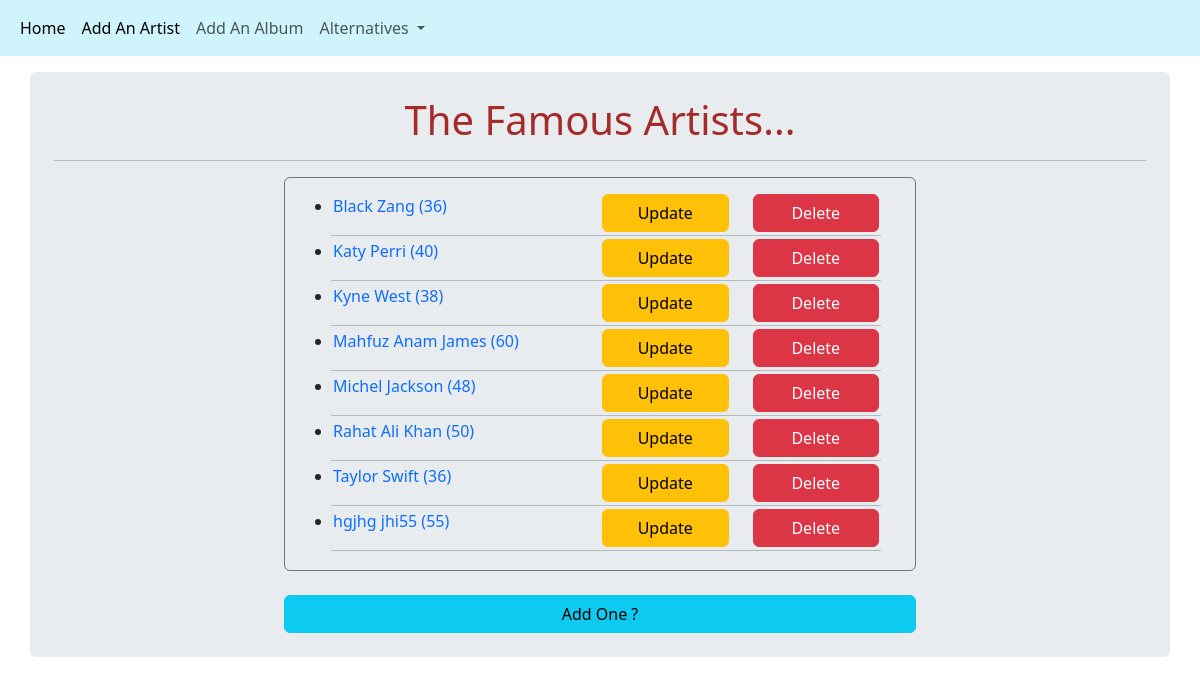
/home/, run on the app's committed database.
### Musician_Pedia/models.py (models this page shows, shortened)
class Musician(models.Model):
    first_name = models.CharField(max_length=30)
    last_name = models.CharField(max_length=30)
    artist_age = models.IntegerField()

### Musician_Pedia/views.py (the view)
# urls.py: 2. Add a URL to urlpatterns:  path('', views.home, name='home')
def home(request):
    musicinan_list = Musician.objects.all().order_by('first_name')
    dictionary = {
        'title':'Home',
        'musician_list':musicinan_list
    }
    return render(request, 'index.html', context=dictionary)

### Templates/index.html
{% extends 'base.html' %}
{% block body_block %}
{% if musician_list %}
    <h1> The Famous Artists... </h1>
    <hr>
    <div class="border border-secondary p-3 rounded" style="margin-left: 230px; margin-right: 230px;">
        {% for musician in musician_list %}
        <div class="row me-2">
            <div class="col-6">
                <ul> <li> <a href="{% url 'Musician_Pedia:album_list' artist_id=musician.id %}"> {{ musician.first_name }} {{ musician.last_name }} ({{ musician.artist_age }}) </a> </li> </ul>
            </div>
            <div class="col-3" > <a href="{% url 'Musician_Pedia:update_artist' artist_id=musician.id %}" onclick="return confirm('Are You Sure ?')" class="btn btn-warning"> Update </a> </div>
            <div class="col-3" > <a href="{% url 'Musician_Pedia:delete_artist' artist_id=musician.id %}" class="btn btn-danger" onclick="return confirm('Warning! Delete The Artist ?')"> Delete </a> </div>
        </div>
            <hr class="col-8" style="margin: 1px; padding: 1px; width: 550px;margin-left: 30px;">
        {% endfor %}
    </div>
{% else %}
<br>
<div class="bg-warning rounded">
    <h3> Sorry! No Musician Is Found ... </h3>
</div>
{% endif %}
<br>
<div style="margin-left: 230px; margin-right: 230px;">
    <a class="btn btn-info" href="{% url 'Musician_Pedia:add_artist' %}"> Add One ? </a>
</div>
{% endblock %}

### Templates/base.html (shortened to what this page needs)
<!doctype html>
{% load static %}
<html lang="en">
  <head>
    <link href="https://cdn.jsdelivr.net/npm/bootstrap@5.3.3/dist/css/bootstrap.min.css" rel="stylesheet">
    <link rel="stylesheet" href="{% static 'css/main.css' %}">
  </head>
  <body>
    <nav class="navbar navbar-expand-lg bg-info-subtle">
        <div class="container-fluid">
          <div class="collapse navbar-collapse" id="navbarSupportedContent">
            <ul class="navbar-nav me-auto mb-2 mb-lg-0">
              <li class="nav-item">
                <a class="nav-link active" aria-current="page" href="{% url 'Musician_Pedia:home' %}"> Home </a>
              </li>
              <li class="nav-item">
                <a class="nav-link active" aria-current="page" href="{% url 'Musician_Pedia:add_artist' %}"> Add An Artist </a>
              </li>
              <li class="nav-item">
                <a class="nav-link" href="{% url 'Musician_Pedia:add_album' %}"> Add An Album </a>
              </li>
              <li class="nav-item dropdown">
                <a class="nav-link dropdown-toggle" href="#" role="button" data-bs-toggle="dropdown" aria-expanded="false">
                  Alternatives
                </a>
              </li>
          </div>
        </div>
      </nav>
        <div class="container bg-body-secondary rounded p-4 mt-3">
        {% block body_block %}
        {% endblock %}
        </div>
  </body>
</html>

### Static/css/main.css (style rules this page uses)
h1 { text-align: center; color: brown; }
.btn { width: 100%; }
a { text-decoration: none; }

### data on the page
Musician: first_name "Black", last_name "Zang", artist_age "36"
Musician: first_name "Katy", last_name "Perri", artist_age "40"
Musician: first_name "Kyne", last_name "West", artist_age "38"
Musician: first_name "Mahfuz Anam", last_name "James", artist_age "60"
Musician: first_name "Michel", last_name "Jackson", artist_age "48"
Musician: first_name "Rahat Ali", last_name "Khan", artist_age "50"
Musician: first_name "Taylor", last_name "Swift", artist_age "36"
Musician: first_name "hgjhg", last_name "jhi55", artist_age "55"
